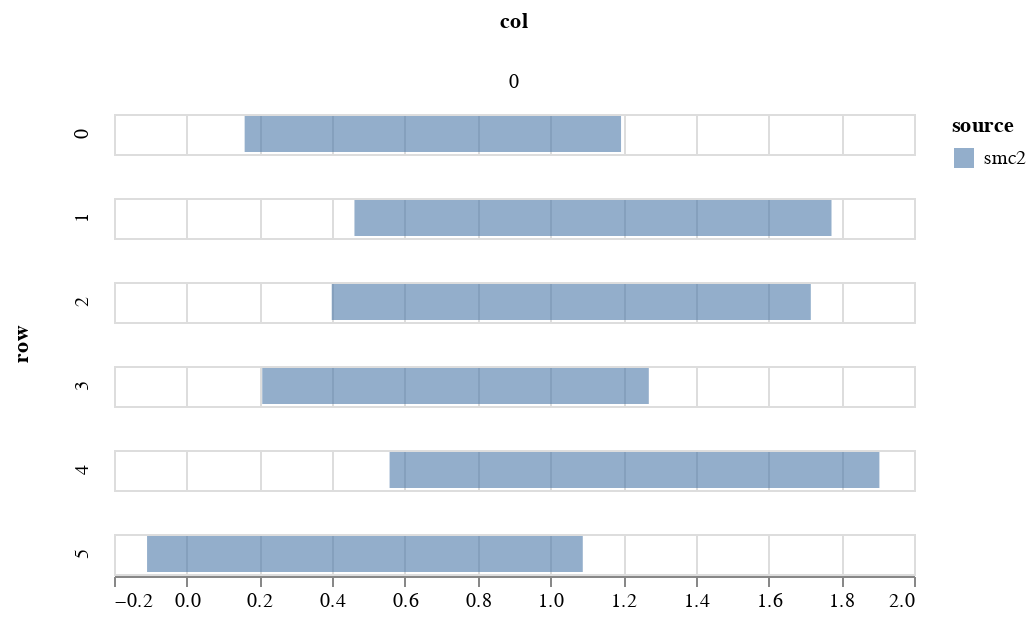

Notebook source saved alongside this figure:
### Markdown cell above
## Plot MCMC samples

### Code cell
param = 'beta'
df = get_post_df(ps[param])
df_quant = df.groupby(['row', 'col'])[['value']].quantile(0.025).reset_index()
df_quant.rename({'value':'q1'}, axis=1, inplace=True)
df_quant2 = df.groupby(['row', 'col'])[['value']].quantile(0.975).reset_index()
df_quant2.rename({'value':'q2'}, axis=1, inplace=True)

df = df_quant.merge(df_quant2, on=['row', 'col'])

# simple quantile chart
df['source'] = 'smc2'
c1 = alt.Chart(df).mark_bar(opacity=0.6).encode(
        alt.X('q1', title=None),
        alt.X2('q2', title=None),
        alt.Row('row'),
        alt.Column('col'),
        alt.Color('source')
)
c1

### Figure 1 — Vega-Lite specification as saved in the notebook (floating-point values rounded to 4 significant figures)
{"config": {"view": {"continuousWidth": 400, "continuousHeight": 300}}, "data": {"name": "data-639da62a2c1b1bb55d35169753655acf"}, "mark": {"type": "bar", "opacity": 0.6}, "encoding": {"color": {"type": "nominal", "field": "source"}, "column": {"type": "quantitative", "field": "col"}, "row": {"type": "quantitative", "field": "row"}, "x": {"type": "quantitative", "field": "q1", "title": null}, "x2": {"field": "q2", "title": null}}, "$schema": "https://vega.github.io/schema/vega-lite/v4.8.1.json", "datasets": {"data-639da62a2c1b1bb55d35169753655acf": [{"row": 0, "col": 0, "q1": 0.1593, "q2": 1.194, "source": "smc2"}, {"row": 1, "col": 0, "q1": 0.4612, "q2": 1.773, "source": "smc2"}, {"row": 2, "col": 0, "q1": 0.3987, "q2": 1.716, "source": "smc2"}, {"row": 3, "col": 0, "q1": 0.2076, "q2": 1.271, "source": "smc2"}, {"row": 4, "col": 0, "q1": 0.5578, "q2": 1.905, "source": "smc2"}, {"row": 5, "col": 0, "q1": -0.109, "q2": 1.089, "source": "smc2"}]}}
